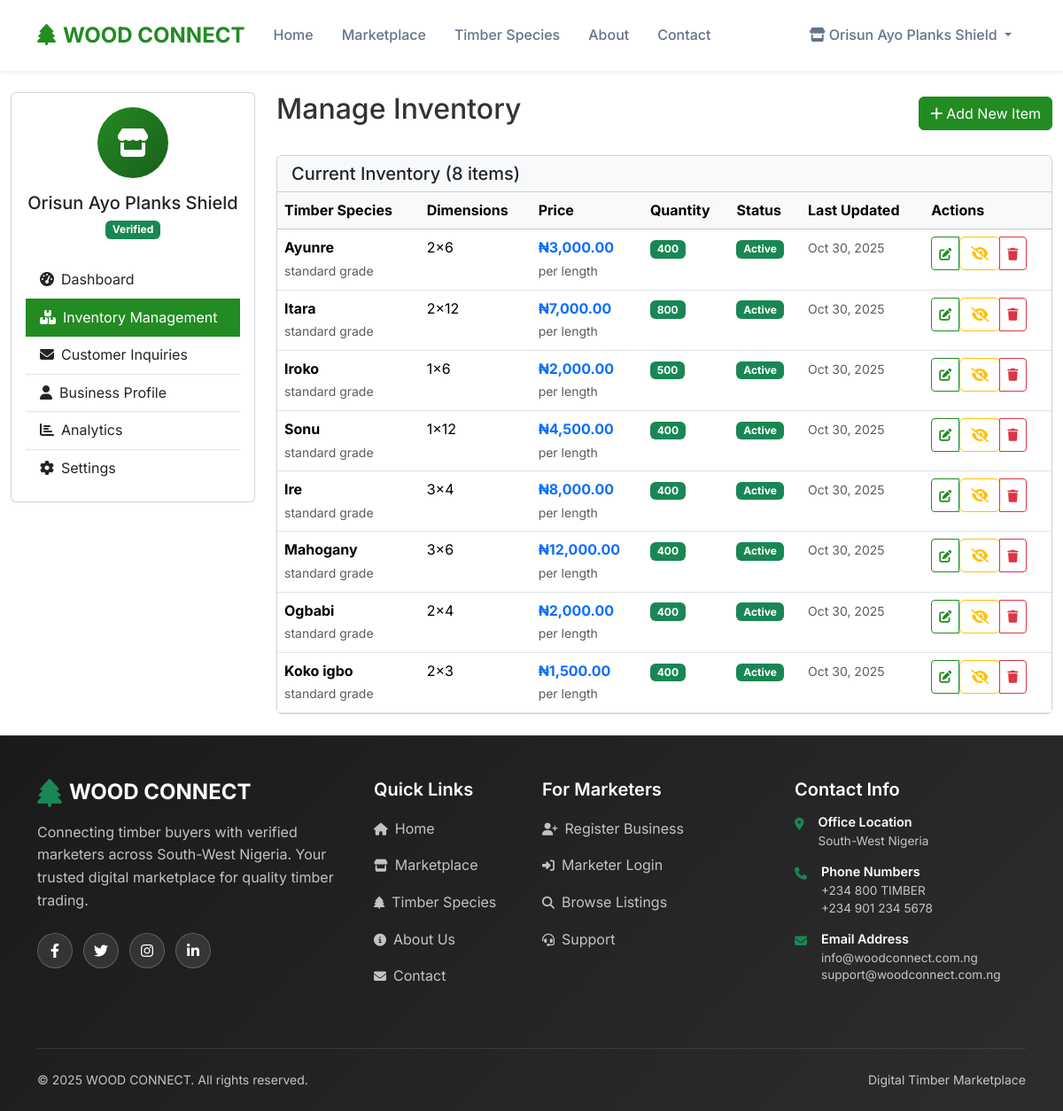
The page /dashboard/marketer/inventory.php (signed in) on the database its author committed.
### tables this page shows
CREATE TABLE `inventory` (
  `id` int(11) NOT NULL,
  `marketer_id` int(11) NOT NULL,
  `species_id` int(11) NOT NULL,
  `dimensions` varchar(50) NOT NULL,
  `price_per_unit` decimal(10,2) NOT NULL,
  `quantity_available` int(11) NOT NULL DEFAULT 0,
  `unit_type` enum('length','piece','bundle') DEFAULT 'length',
  `quality_grade` enum('premium','standard','economy') DEFAULT 'standard',
  `description` text DEFAULT NULL,
  `image_path` varchar(500) DEFAULT NULL,
  `is_available` tinyint(1) DEFAULT 1,
  `created_at` timestamp NOT NULL DEFAULT current_timestamp(),
  `updated_at` timestamp NOT NULL DEFAULT current_timestamp() ON UPDATE current_timestamp()
);

CREATE TABLE `species` (
  `id` int(11) NOT NULL,
  `scientific_name` varchar(255) NOT NULL,
  `common_names` longtext NOT NULL CHECK (json_valid(`common_names`)),
  `family` varchar(100) DEFAULT NULL,
  `density_range` varchar(100) DEFAULT NULL,
  `durability` varchar(50) DEFAULT NULL,
  `timber_value_rank` int(11) DEFAULT 1,
  `common_uses` longtext DEFAULT NULL CHECK (json_valid(`common_uses`)),
  `description` text DEFAULT NULL,
  `image_path` varchar(500) DEFAULT NULL,
  `created_at` timestamp NOT NULL DEFAULT current_timestamp(),
  `updated_at` timestamp NOT NULL DEFAULT current_timestamp() ON UPDATE current_timestamp()
);

### includes/functions.php (called while the page is built, shortened)
<?php
function formatNaira($amount)
{
    return '₦' . number_format($amount, 2);
}

### dashboard/marketer/inventory.php (the view, shortened to what this page needs)
<?php
require_once '../../includes/config.php';
$marketer_id = $_SESSION['marketer_id'];
$inventory_stmt = $pdo->prepare("
    SELECT i.*, s.scientific_name, s.common_names
    FROM inventory i
    JOIN species s ON i.species_id = s.id
    WHERE i.marketer_id = ?
    ORDER BY i.updated_at DESC
");
$inventory_stmt->execute([$marketer_id]);
$inventory_items = $inventory_stmt->fetchAll(PDO::FETCH_ASSOC);
?>
    <?php include '../../includes/header.php'; ?>
    <div class="container-fluid py-4">
        <div class="row">
            <div class="col-lg-3">
                <?php include 'sidebar.php'; ?>
            </div>
            <div class="col-lg-9">
                <div class="d-flex justify-content-between align-items-center mb-4">
                    <h2>Manage Inventory</h2>
                    <button type="button" class="btn btn-primary" data-bs-toggle="modal" data-bs-target="#addInventoryModal">
                        <i class="fas fa-plus me-1"></i>Add New Item
                    </button>
                </div>
                <div class="card">
                    <div class="card-header bg-light">
                        <h5 class="mb-0">Current Inventory (<?php echo count($inventory_items); ?> items)</h5>
                    </div>
                    <div class="card-body p-0">
                        <?php if (empty($inventory_items)): ?>
                            <div class="text-center py-5">
                                <i class="fas fa-boxes fa-3x text-muted mb-3"></i>
                                <h5>No inventory items yet</h5>
                                <p class="text-muted">Start by adding your first timber listing.</p>
                                <button type="button" class="btn btn-primary" data-bs-toggle="modal" data-bs-target="#addInventoryModal">
                                    Add Your First Item
                                </button>
                            </div>
                        <?php else: ?>
                            <div class="table-responsive">
                                <table class="table table-hover mb-0">
                                    <thead class="table-light">
                                        <tr>
                                            <th>Timber Species</th>
                                            <th>Dimensions</th>
                                            <th>Price</th>
                                            <th>Quantity</th>
                                            <th>Status</th>
                                            <th>Last Updated</th>
                                            <th>Actions</th>
                                        </tr>
                                    </thead>
                                    <tbody>
                                        <?php foreach ($inventory_items as $item):
                                            $common_names = json_decode($item['common_names'], true);
                                            $species_name = $common_names[0] ?? $item['scientific_name'];
                                        ?>
                                            <tr>
                                                <td>
                                                    <strong><?php echo htmlspecialchars($species_name); ?></strong>
                                                    <br><small class="text-muted"><?php echo $item['quality_grade']; ?> grade</small>
                                                </td>
                                                <td><?php echo $item['dimensions']; ?></td>
                                                <td>
                                                    <strong class="text-primary"><?php echo formatNaira($item['price_per_unit']); ?></strong>
                                                    <br><small class="text-muted">per <?php echo $item['unit_type']; ?></small>
                                                </td>
                                                <td>
                                                    <span class="badge bg-<?php echo $item['quantity_available'] > 10 ? 'success' : ($item['quantity_available'] > 0 ? 'warning' : 'danger'); ?>">
                                                        <?php echo $item['quantity_available']; ?>
                                                    </span>
                                                </td>
                                                <td>
                                                    <span class="badge bg-<?php echo $item['is_available'] ? 'success' : 'secondary'; ?>">
                                                        <?php echo $item['is_available'] ? 'Active' : 'Inactive'; ?>
                                                    </span>
                                                </td>
                                                <td>
                                                    <small class="text-muted">
                                                        <?php echo date('M j, Y', strtotime($item['updated_at'])); ?>
                                                    </small>
                                                </td>
                                                <td>
                                                    <div class="btn-group btn-group-sm">
                                                        <button type="button" class="btn btn-outline-primary"
                                                                data-bs-toggle="modal" data-bs-target="#editInventoryModal"
                                                                data-item='<?php echo json_encode($item); ?>'>
                                                            <i class="fas fa-edit"></i>
                                                        </button>
                                                        <form method="POST" class="d-inline">
                                                            <button type="submit" name="toggle_availability" class="btn btn-outline-<?php echo $item['is_available'] ? 'warning' : 'success'; ?>">
                                                                <i class="fas fa-<?php echo $item['is_available'] ? 'eye-slash' : 'eye'; ?>"></i>
                                                            </button>
                                                        </form>
                                                        <button type="button" class="btn btn-outline-danger"
                                                                onclick="confirmDelete(<?php echo $item['id']; ?>, '<?php echo htmlspecialchars($species_name); ?>')">
                                                            <i class="fas fa-trash"></i>
                                                        </button>
                                                    </div>
                                                </td>
                                            </tr>
                                        <?php endforeach; ?>
                                    </tbody>
                                </table>
                            </div>
                        <?php endif; ?>
                    </div>
                </div>
            </div>
        </div>
    </div>
    <?php include '../../includes/footer.php'; ?>
</body>
</html>

### assets/css/style.css (style rules this page uses)
:root { --primary-green: #228B22; --earth-brown: #8B4513; --warm-amber: #D2691E; --slate-gray: #64748b; --off-white: #f8fafc; --forest-dark: #1a5e1a; }
* { margin: 0; padding: 0; box-sizing: border-box; }
body { font-family: 'Inter', sans-serif; line-height: 1.6; color: #333; background-color: #fff; }
.btn-primary { background: var(--primary-green); border-color: var(--primary-green); color: white; }
.btn-outline-primary { border-color: var(--primary-green); color: var(--primary-green); }
html, body { height: 100%; }
body { display: flex; flex-direction: column; min-height: 100vh; }

### rows shown on the page
inventory: species.common_names "Ayunre", quality_grade "standard", dimensions "2x6", price_per_unit "₦3,000.00", unit_type "length", quantity_available "400", is_available "Active", updated_at "Oct 30, 2025"
inventory: species.common_names "Itara", quality_grade "standard", dimensions "2x12", price_per_unit "₦7,000.00", unit_type "length", quantity_available "800", is_available "Active", updated_at "Oct 30, 2025"
inventory: species.common_names "Iroko", quality_grade "standard", dimensions "1x6", price_per_unit "₦2,000.00", unit_type "length", quantity_available "500", is_available "Active", updated_at "Oct 30, 2025"
inventory: species.common_names "Sonu", quality_grade "standard", dimensions "1x12", price_per_unit "₦4,500.00", unit_type "length", quantity_available "400", is_available "Active", updated_at "Oct 30, 2025"
inventory: species.common_names "Ire", quality_grade "standard", dimensions "3x4", price_per_unit "₦8,000.00", unit_type "length", quantity_available "400", is_available "Active", updated_at "Oct 30, 2025"
inventory: species.common_names "Mahogany", quality_grade "standard", dimensions "3x6", price_per_unit "₦12,000.00", unit_type "length", quantity_available "400", is_available "Active", updated_at "Oct 30, 2025"
inventory: species.common_names "Ogbabi", quality_grade "standard", dimensions "2x4", price_per_unit "₦2,000.00", unit_type "length", quantity_available "400", is_available "Active", updated_at "Oct 30, 2025"
inventory: species.common_names "Koko igbo", quality_grade "standard", dimensions "2x3", price_per_unit "₦1,500.00", unit_type "length", quantity_available "400", is_available "Active", updated_at "Oct 30, 2025"

### other values the page prints
$_SESSION['marketer_business_name'] "Orisun Ayo Planks Shield"
count($inventory_items) "8"
